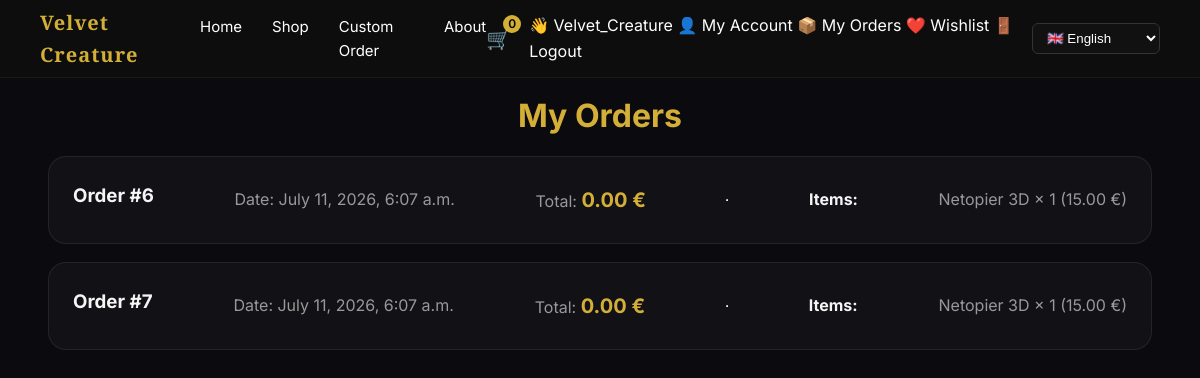
Before: /en/orders/list/ (signed in) with the older database file.
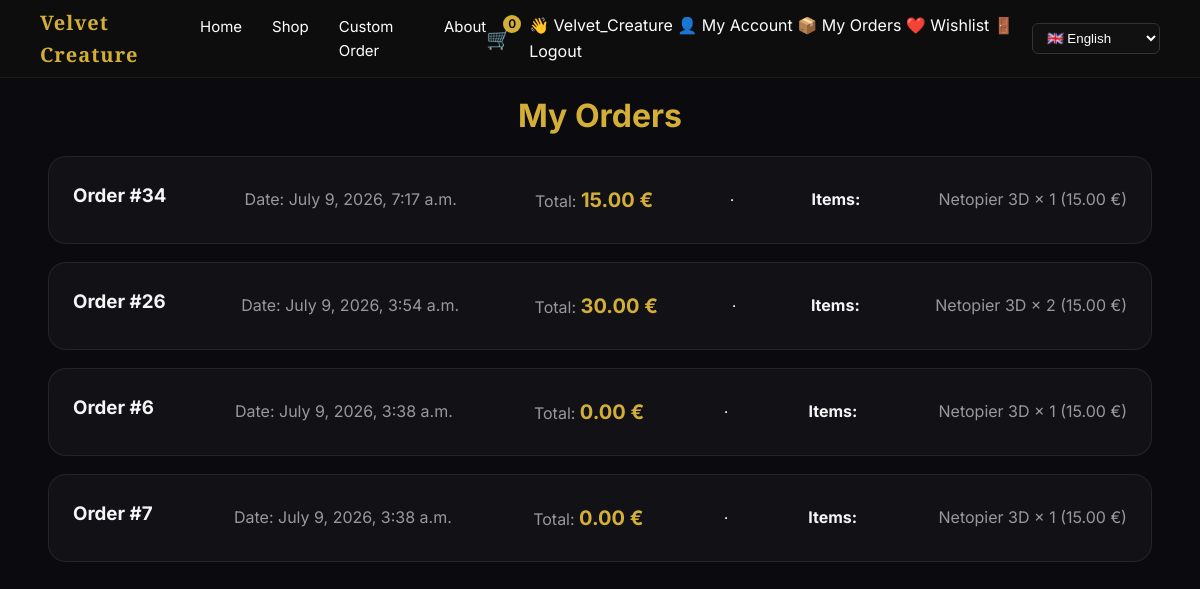
After: the same page with the newer database file.
### orders/models.py (models this page shows, shortened)
class Order(models.Model):
    STATUS_CHOICES = [
        ("pending", "Pending"),
        ("paid", "Paid"),
        ("shipped", "Shipped"),
        ("delivered", "Delivered"),
    ]
    order_number = models.CharField(
        max_length=20,
        blank=True,
        null=True
)
    user = models.ForeignKey(
        User,
        on_delete=models.SET_NULL,
        null=True,
        blank=True,
        related_name="orders"
    )
    email = models.EmailField(
        blank=True,
        null=True
    )
    first_name = models.CharField(
        max_length=100,
        blank=True
    )
    last_name = models.CharField(
        max_length=100,
        blank=True
    )
    address = models.CharField(
        max_length=255,
        blank=True
    )
    city = models.CharField(
        max_length=100,
        blank=True
    )
    country = models.CharField(
        max_length=100,
        blank=True
    )
    note = models.TextField(
        blank=True
    )
    payment_method = models.CharField(
        max_length=50,
        default="Stripe"
    )
    total_price = models.DecimalField(
        max_digits=10,
        decimal_places=2,
        default=0
    )
    status = models.CharField(
        max_length=20,
        choices=STATUS_CHOICES,
        default="pending"
    )
    created = models.DateTimeField(
        auto_now_add=True
    )
    updated = models.DateTimeField(
        auto_now=True
    )

class OrderItem(models.Model):
    order = models.ForeignKey(
        Order,
        on_delete=models.CASCADE,
        related_name="items"
    )
    product = models.ForeignKey(
        Product,
        on_delete=models.CASCADE
    )
    quantity = models.PositiveIntegerField(
        default=1
    )
    price = models.DecimalField(
        max_digits=10,
        decimal_places=2
    )

### products/models.py (models this page shows, shortened)
class Product(models.Model):
    name = models.CharField(max_length=200)
    slug = models.SlugField(unique=True)
    description = models.TextField(blank=True)
    short_description = models.CharField(
        max_length=250,
        blank=True
    )
    image = models.ImageField(
        upload_to="products/",
        blank=True,
        null=True
    )
    sku = models.CharField(
        max_length=50,
        blank=True
    )
    material = models.CharField(
        max_length=150,
        blank=True
    )
    size = models.CharField(
        max_length=100,
        blank=True
    )
    weight = models.DecimalField(
        max_digits=6,
        decimal_places=2,
        default=0
    )
    price = models.DecimalField(
        max_digits=10,
        decimal_places=2
    )
    stock = models.PositiveIntegerField(
        default=0
    )
    featured = models.BooleanField(
        default=False
    )
    category = models.ForeignKey(
        Category,
        on_delete=models.SET_NULL,
        null=True,
        blank=True
    )
    created = models.DateTimeField(
        auto_now_add=True
    )

### orders/views.py (the view)
@login_required
def order_list(request):
    orders = Order.objects.filter(
        user=request.user
    ).order_by("-created")
    return render(
        request,
        "orders/order_list.html",
        {
            "orders": orders
        }
    )

### cart/context_processors.py (called while the page is built, shortened)
def cart_context(request):
    cart = request.session.get("cart", {})
    count = 0
    items = []
    total = 0
    return {
        "cart_count": count,
        "cart_items": items,
        "cart_total": total
    }

### templates/orders/order_list.html (shortened to what this page needs)
{% extends "base.html" %}
{% block content %}
<div class="orders-page">
    <h1 style="color:#d4af37; text-align:center;">My Orders</h1>
    {% if orders %}
        <div class="orders-container">
            {% for order in orders %}
            <div class="order-card">
                <h3>Order #{{ order.id }}</h3>
                <p>Date: {{ order.created }}</p>
                <p>Total: <strong>{{ order.total_price }} €</strong></p>
                <hr>
                <h4>Items:</h4>
                {% for item in order.items.all %}
                    <p>
                        {{ item.product.name }} × {{ item.quantity }}
                        ({{ item.price }} €)
                    </p>
                {% endfor %}
            </div>
            {% endfor %}
        </div>
    {% else %}
        <p style="text-align:center; color:#aaa;">
            You have no orders yet.
        </p>
    {% endif %}
</div>
{% endblock %}

### templates/base.html (shortened to what this page needs)
{% load static %}
{% load i18n %}
<!DOCTYPE html>
<html lang="{{ LANGUAGE_CODE }}">
<head>
    <link rel="stylesheet"
          href="{% static 'css/style.css' %}">
</head>
<body>
{% include "includes/navbar.html" %}
<main class="container">
    {% block content %}
    {% endblock %}
</main>
</body>
</html>

### templates/includes/navbar.html (shortened to what this page needs)
{% load i18n %}
<nav class="navbar" id="navbar">
    <a href="{% url 'home' %}" class="logo">
        Velvet Creature
    </a>
    <div class="menu">
        <a href="{% url 'home' %}">
            {% trans "Home" %}
        </a>
        <a href="{% url 'shop' %}">
            {% trans "Shop" %}
        </a>
        <a href="{% url 'custom_order_create' %}">
            {% trans "Custom Order" %}
        </a>
        <a href="#">
            {% trans "About" %}
        </a>
    </div>
    <div class="icons">
        <div class="mini-cart">
            <a href="#"
               class="cart-icon"
               onclick="openCart(); return false;">
                🛒
            </a>
            <span class="cart-count">
                {{ cart_count }}
            </span>
        </div>
        <div class="user-menu">
        {% if user.is_authenticated %}
            <span class="welcome-user">
                👋 {{ user.username }}
            </span>
            <a href="{% url 'profile' %}">
                👤 {% trans "My Account" %}
            </a>
            <a href="{% url 'order_list' %}">
                📦 {% trans "My Orders" %}
            </a>
            <a href="{% url 'wishlist' %}">
                ❤️ {% trans "Wishlist" %}
            </a>
            <a href="{% url 'logout' %}">
                🚪 {% trans "Logout" %}
            </a>
        {% endif %}
        </div>
        <form action="{% url 'set_language' %}"
              method="post"
              class="lang-switch">
            <select name="language"
                    onchange="this.form.submit()">
                <option value="en"
                    {% if LANGUAGE_CODE == "en" %}selected{% endif %}>
                    🇬🇧 English
                </option>
            </select>
        </form>
    </div>
</nav>

### static/css/style.css (style rules this page uses)
*, *::before, *::after { margin: 0; padding: 0; box-sizing: border-box; }
html { scroll-behavior: smooth; }
body { background: #0a0a0f; color: #f5f5f5; font-family: "Inter", sans-serif; line-height: 1.6; overflow-x: hidden; }
a { color: inherit; text-decoration: none; }
.container { width: min(1240px, 92%); margin: 0 auto; }
.navbar { position: fixed; top: 0; left: 0; right: 0; height: 78px; display: flex; justify-content: space-between; align-items: center; padding: 0 40px; background: rgba(10, 10, 15, 0.85); backdrop-filter: blur(18px); border-bottom: 1px solid rgba(255, 255, 255, 0.06); z-index: 999; }
.logo { font-size: 26px; font-weight: 600; color: #d4af37; letter-spacing: 1px; }
.menu { display: flex; gap: 30px; }
.menu a { position: relative; font-size: 15px; transition: 0.3s; }
.menu a::after { content: ""; position: absolute; left: 0; bottom: -6px; width: 0; height: 1px; background: #d4af37; transition: 0.3s; }
.icons { display: flex; align-items: center; gap: 18px; }
.cart-icon { font-size: 20px; }
.lang-switch select { background: #111; color: white; border: 1px solid #333; padding: 6px 10px; border-radius: 6px; }
main { padding-top: 90px; }
.mini-cart { position:relative; }
.cart-count { position:absolute; top:-8px; right:-10px; background:#d4af37; color:black; width:18px; height:18px; font-size:12px; display:flex; align-items:center; justify-content:center; border-radius:50%; font-weight:600; }
.navbar { display: flex; justify-content: space-between; align-items: center; padding: 18px 40px; background: #0d0d0d; color: white; }
.logo { font-weight: bold; font-size: 20px; }
select { background: #1a1a1a; color: white; border: 1px solid #333; padding: 5px; }
.logo, .hero h1, .section-title, .shop-title { font-family: "Playfair Display", serif; }
body { font-family: "Inter", sans-serif; }
.order-card { display:flex; justify-content:space-between; align-items:center; background:rgba(255,255,255,0.03); border:1px solid rgba(255,255,255,0.08); border-radius:15px; padding:20px; margin-top:15px; }
.order-card h3 { margin-bottom:8px; }
.order-card strong { color:#d4af37; font-size:20px; }
.order-card { display:flex; align-items:center; justify-content:space-between; gap:20px; background:rgba(255,255,255,0.03); border:1px solid rgba(255,255,255,0.08); border-radius:16px; padding:25px; margin-bottom:15px; transition:.3s; }
.order-card p { color:#999; }
.order-card { display:flex; justify-content:space-between; align-items:center; gap:25px; padding:24px; margin-bottom:18px; background:rgba(255,255,255,.03); border:1px solid rgba(255,255,255,.08); border-radius:18px; transition:.3s; }

Changed rows visible on the page:
added Order: id "34", created "July 9, 2026, 7:17 a.m.", total_price "15.00"
added OrderItem: product.name "Netopier 3D", quantity "1", price "15.00", shown under "34"
added Order: id "26", created "July 9, 2026, 3:54 a.m.", total_price "30.00"
added OrderItem: product.name "Netopier 3D", quantity "2", price "15.00", shown under "26"
changed Order id 6: created "July 11, 2026, 6:07 a.m." → "July 9, 2026, 3:38 a.m."
changed Order id 7: created "July 11, 2026, 6:07 a.m." → "July 9, 2026, 3:38 a.m."
